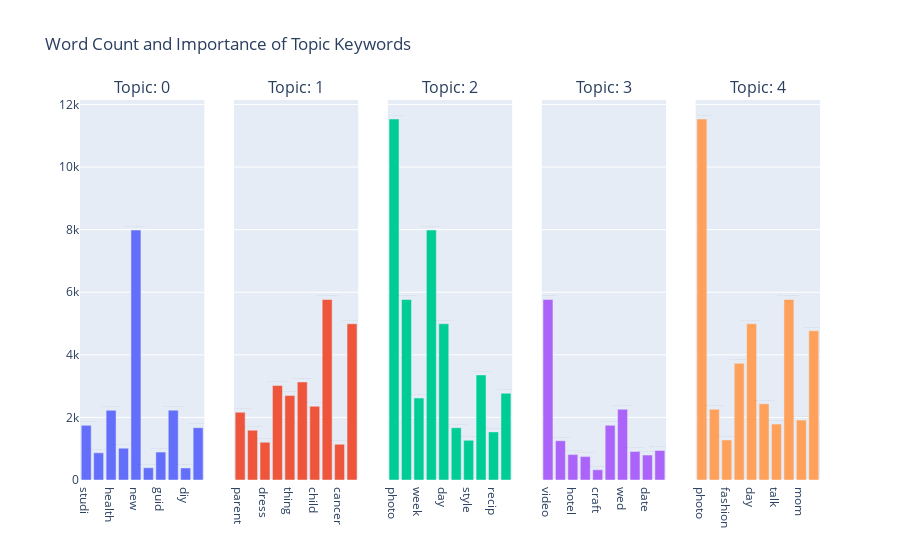

Notebook code cell kept with this figure:
### Markdown cell above
## (1) Word Count and Importance of Topic Keywords

### Code cell
topics = lda_model.show_topics(formatted=False)
data_flat = [w for w_list in data_words for w in w_list]
counter = Counter(data_flat)

out = []
for i, topic in topics:
    for word, weight in topic:
        out.append([word, i, weight, counter[word]])

df = pd.DataFrame(out, columns=['word', 'topic_id', 'importance', 'word_count'])

# Create subplot
fig = make_subplots(rows=1, cols=5, subplot_titles=['Topic: ' + str(i) for i in range(5)],
                    shared_yaxes=True, vertical_spacing=0.2)

for i in range(5):
    subplot_df = df.loc[df.topic_id == i, :]
    
    # Word Count Bar with text outside and numbers on bars
    fig.add_trace(
        go.Bar(x=subplot_df['word'], y=subplot_df['word_count'], name='Word Count',
               text=subplot_df.apply(lambda row: f"Word Count: {row['word_count']}, Importance: {row['importance']:.3f}", axis=1),
               hoverinfo='text+x+y',  # Set hover information
               textposition='outside'),  # Set text position outside the bars
        row=1, col=i + 1
    )

# Update layout
fig.update_layout(
    title_text='Word Count and Importance of Topic Keywords',
    showlegend=False
)

fig.show()

### Figure 1 — Plotly figure (JSON) as saved in the notebook; plotly's stock layout.template omitted (floating-point values rounded to 4 significant figures)
{"data": [{"hoverinfo": "text+x+y", "name": "Word Count", "text": ["Word Count: 1746, Importance: 0.015", "Word Count: 867, Importance: 0.012", "Word Count: 2227, Importance: 0.010", "Word Count: 1018, Importance: 0.009", "Word Count: 7988, Importance: 0.009", "Word Count: 391, Importance: 0.008", "Word Count: 892, Importance: 0.008", "Word Count: 2232, Importance: 0.007", "Word Count: 385, Importance: 0.006", "Word Count: 1673, Importance: 0.006"], "textposition": "outside", "type": "bar", "x": ["studi", "poll", "health", "idea", "new", "network", "guid", "hous", "diy", "plan"], "xaxis": "x", "y": [1746, 867, 2227, 1018, 7988, 391, 892, 2232, 385, 1673], "yaxis": "y"}, {"hoverinfo": "text+x+y", "name": "Word Count", "text": ["Word Count: 2164, Importance: 0.013", "Word Count: 1592, Importance: 0.012", "Word Count: 1208, Importance: 0.012", "Word Count: 3021, Importance: 0.011", "Word Count: 2699, Importance: 0.010", "Word Count: 3134, Importance: 0.010", "Word Count: 2355, Importance: 0.010", "Word Count: 5768, Importance: 0.009", "Word Count: 1142, Importance: 0.008", "Word Count: 4993, Importance: 0.008"], "textposition": "outside", "type": "bar", "x": ["parent", "tip", "dress", "kid", "thing", "life", "child", "video", "cancer", "day"], "xaxis": "x2", "y": [2164, 1592, 1208, 3021, 2699, 3134, 2355, 5768, 1142, 4993], "yaxis": "y2"}, {"hoverinfo": "text+x+y", "name": "Word Count", "text": ["Word Count: 11536, Importance: 0.079", "Word Count: 5768, Importance: 0.019", "Word Count: 2620, Importance: 0.017", "Word Count: 7988, Importance: 0.016", "Word Count: 4993, Importance: 0.016", "Word Count: 1671, Importance: 0.016", "Word Count: 1269, Importance: 0.014", "Word Count: 3358, Importance: 0.011", "Word Count: 1537, Importance: 0.011", "Word Count: 2772, Importance: 0.011"], "textposition": "outside", "type": "bar", "x": ["photo", "video", "week", "new", "day", "divorc", "style", "best", "recip", "love"], "xaxis": "x3", "y": [11536, 5768, 2620, 7988, 4993, 1671, 1269, 3358, 1537, 2772], "yaxis": "y3"}, {"hoverinfo": "text+x+y", "name": "Word Count", "text": ["Word Count: 5768, Importance: 0.019", "Word Count: 1255, Importance: 0.014", "Word Count: 812, Importance: 0.009", "Word Count: 748, Importance: 0.008", "Word Count: 327, Importance: 0.007", "Word Count: 1750, Importance: 0.006", "Word Count: 2262, Importance: 0.006", "Word Count: 911, Importance: 0.006", "Word Count: 796, Importance: 0.005", "Word Count: 946, Importance: 0.005"], "textposition": "outside", "type": "bar", "x": ["video", "marriag", "hotel", "healthi", "craft", "school", "wed", "happi", "date", "teen"], "xaxis": "x4", "y": [5768, 1255, 812, 748, 327, 1750, 2262, 911, 796, 946], "yaxis": "y4"}, {"hoverinfo": "text+x+y", "name": "Word Count", "text": ["Word Count: 11536, Importance: 0.039", "Word Count: 2262, Importance: 0.018", "Word Count: 1279, Importance: 0.016", "Word Count: 3729, Importance: 0.012", "Word Count: 4993, Importance: 0.011", "Word Count: 2435, Importance: 0.009", "Word Count: 1787, Importance: 0.009", "Word Count: 5768, Importance: 0.008", "Word Count: 1914, Importance: 0.008", "Word Count: 4769, Importance: 0.008"], "textposition": "outside", "type": "bar", "x": ["photo", "wed", "fashion", "way", "day", "need", "talk", "video", "mom", "make"], "xaxis": "x5", "y": [11536, 2262, 1279, 3729, 4993, 2435, 1787, 5768, 1914, 4769], "yaxis": "y5"}], "layout": {"annotations": [{"font": {"size": 16}, "showarrow": false, "text": "Topic: 0", "x": 0.084, "xanchor": "center", "xref": "paper", "y": 1, "yanchor": "bottom", "yref": "paper"}, {"font": {"size": 16}, "showarrow": false, "text": "Topic: 1", "x": 0.292, "xanchor": "center", "xref": "paper", "y": 1, "yanchor": "bottom", "yref": "paper"}, {"font": {"size": 16}, "showarrow": false, "text": "Topic: 2", "x": 0.5, "xanchor": "center", "xref": "paper", "y": 1, "yanchor": "bottom", "yref": "paper"}, {"font": {"size": 16}, "showarrow": false, "text": "Topic: 3", "x": 0.708, "xanchor": "center", "xref": "paper", "y": 1, "yanchor": "bottom", "yref": "paper"}, {"font": {"size": 16}, "showarrow": false, "text": "Topic: 4", "x": 0.916, "xanchor": "center", "xref": "paper", "y": 1, "yanchor": "bottom", "yref": "paper"}], "showlegend": false, "title": {"text": "Word Count and Importance of Topic Keywords"}, "xaxis": {"anchor": "y", "domain": [0, 0.168]}, "xaxis2": {"anchor": "y2", "domain": [0.208, 0.376]}, "xaxis3": {"anchor": "y3", "domain": [0.416, 0.584]}, "xaxis4": {"anchor": "y4", "domain": [0.624, 0.792]}, "xaxis5": {"anchor": "y5", "domain": [0.832, 1]}, "yaxis": {"anchor": "x", "domain": [0, 1]}, "yaxis2": {"anchor": "x2", "domain": [0, 1], "matches": "y", "showticklabels": false}, "yaxis3": {"anchor": "x3", "domain": [0, 1], "matches": "y", "showticklabels": false}, "yaxis4": {"anchor": "x4", "domain": [0, 1], "matches": "y", "showticklabels": false}, "yaxis5": {"anchor": "x5", "domain": [0, 1], "matches": "y", "showticklabels": false}}}
